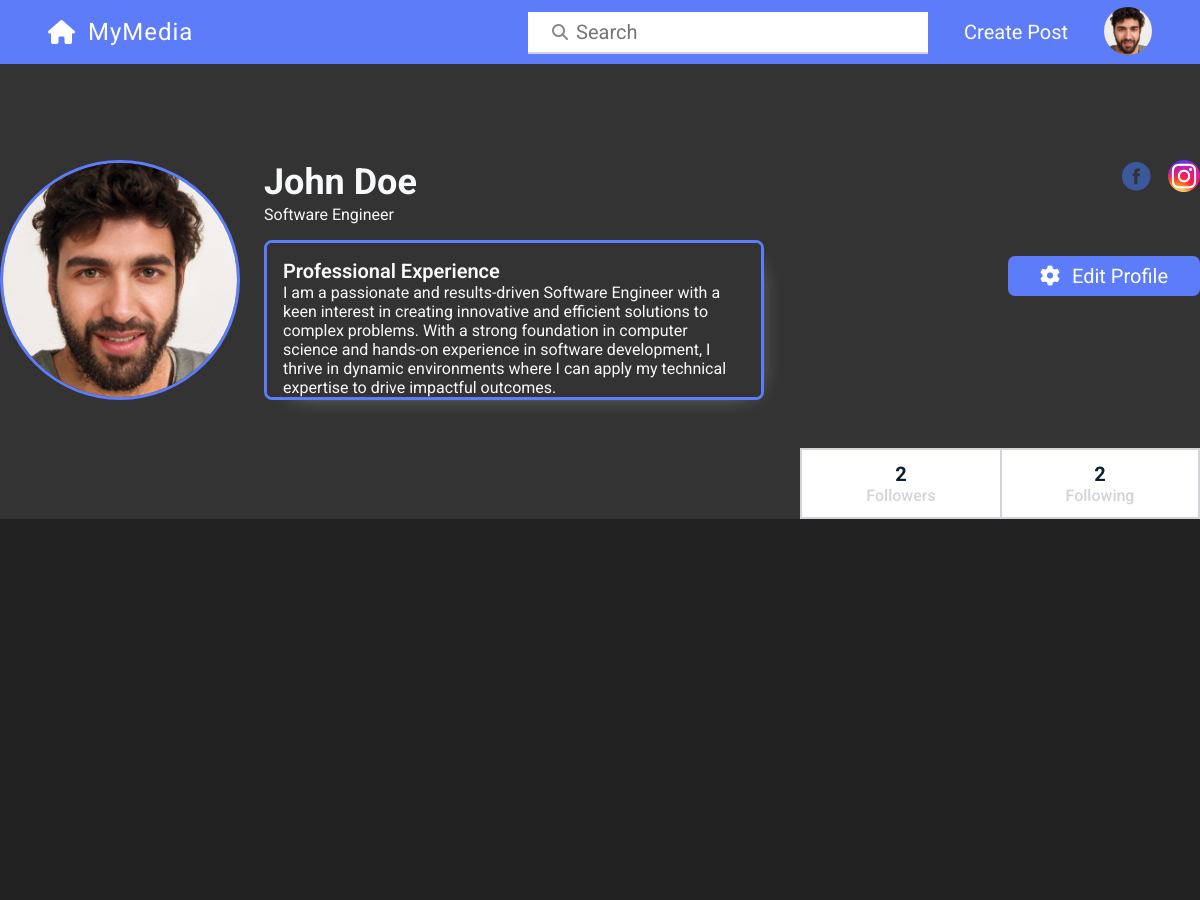
Before: /php/views/userProfile.php?userID=1 (signed in, upper part) with the older database file.
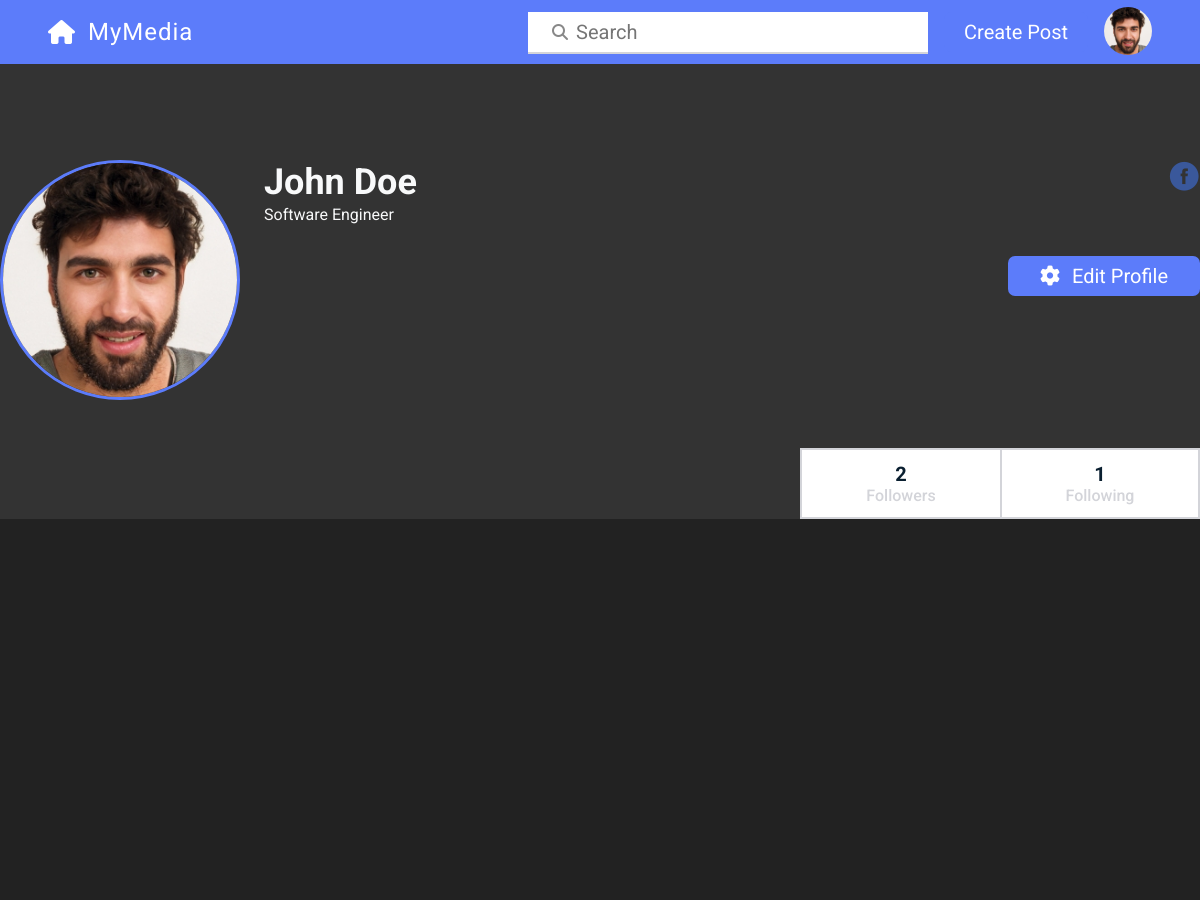
After: the same page with the newer database file.
### tables this page shows
CREATE TABLE `users` (
  `id` int(10) UNSIGNED NOT NULL,
  `name` varchar(255) NOT NULL,
  `surname` varchar(255) NOT NULL,
  `username` varchar(255) NOT NULL,
  `email` varchar(255) NOT NULL,
  `job` varchar(255) NOT NULL,
  `bio` text NOT NULL,
  `password` varchar(255) DEFAULT NULL
);

### php/models/Model.php (called while the page is built, shortened)
<?php
class Model {
    private $host = "localhost";
    private $dbname = "socialmediaapp";
    private $username = "root";
    private $password = "";
    protected $conn;
    protected function __construct() {
        try {
            $this->conn = new PDO("mysql:host=$this->host;dbname=$this->dbname;charset=utf8mb4", $this->username, $this->password);
            $this->conn->setAttribute(PDO::ATTR_ERRMODE, PDO::ERRMODE_EXCEPTION);
        } catch (PDOException $e) {
            echo "Connection failed: " . $e->getMessage();
            die();
        }
    }
    protected function prepareQuery($query)
    {
       return $this->conn->prepare($query);
    }
}
?>

### php/models/UserModel.php (called while the page is built, shortened)
<?php
require_once "Model.php";
class UserModel extends Model {
    public function getAllUserDataById($userID)
    {
        $query = "SELECT name,surname,username,email,job,bio,twitterLink,instagramLink,facebookLink,linkedinLink FROM users LEFT OUTER JOIN sociallinks on users.id=sociallinks.user_id WHERE users.id = :userID";
        $stmt = $this->prepareQuery($query);
        $stmt->bindParam(":userID",$userID);
        $stmt->execute();
        $row = $stmt->fetch(PDO::FETCH_ASSOC);
        $data[]=array(
            'name'=>$row['name'],
            'surname'=>$row['surname'],
            'username'=>$row['username'],
            'email'=>$row['email'],
            'job'=>$row['job'],
            'bio'=>$row['bio'],
            'twitter'=>$row['twitterLink'],
            'facebook'=>$row['facebookLink'],
            'instagram'=>$row['instagramLink'],
            'linkedin'=>$row['linkedinLink'],
        );
        return $data;
    }
    public function getUserFollowersAndFollowingCount($userID){
        $query = "
            SELECT
                SUM(CASE WHEN follower_id = :userID THEN 1 ELSE 0 END) AS following_count,
                SUM(CASE WHEN following_id = :userID THEN 1 ELSE 0 END) AS followers_count
            FROM follows
            WHERE follower_id = :userID OR following_id = :userID
        ";
        $stmt = $this->prepareQuery($query);
        $stmt->bindParam(":userID", $userID);
        $stmt->execute();
        $row = $stmt->fetch(PDO::FETCH_ASSOC);
        return [
            'followers_count' => $row['followers_count'],
            'following_count' => $row['following_count'],
        ];
    }
}
?>

### php/views/userProfile.php (the view, shortened to what the changed rows need)
<!DOCTYPE html>
<html lang="en">
<head>
    <link rel="stylesheet" href="../../styles/main.css">
    <link rel="stylesheet" href="../../styles/userProfile.css">
</head>
<body data-theme='dark'>
    <?php
    include "../models/UserModel.php";
    $userID = isset($_GET['userID']) ? $_GET['userID'] : -1;
    $userModel = new UserModel();
    $userData = $userModel->getAllUserDataById($userID);
    if ($userData[0]) {
        $name = $userData[0]['name'];
        $surname = $userData[0]['surname'];
        $job = $userData[0]['job'];
        $bio =$userData[0]['bio'];
        $instagramLink = $userData[0]['instagram'];
        $followsData = $userModel->getUserFollowersAndFollowingCount($userID);
        $followingCount= $followsData['following_count'];
    } else {
        header('Location: 404.php');
    }
    ?>
    <header class="userProfile__section--gray">
    <?php
    require "../includes/navbar.php" ;
    ?>
        <div class="userProfile__header container">
            <div class="userProfile__header__info">
                <div>
                    <h1 class="userProfile__name"><?= $name." ".$surname?></h1>
                    <h2 class="userProfile__occupation"><?= $job?></h2>
                    <p class="userProfile__description <?=$bio==''?'hidden':''?>">
                        <span>Professional Experience</span></br>
                        <?=$bio?>
                    </p>
                </div>
            </div>
            <div class="userProfile__header__socials">
                <ul class="userProfile__socials__container">
                    <?=
                        isset($instagramLink)&&$instagramLink!=NULL?'
                        <li>
                            <a href="'.$instagramLink.'" target="_blank">
                                <img src="../../images/icons/instagramIcon.webp" alt="Instagram Logo" class="userProfile__socials__image"/>
                            </a>
                        </li>':'';
                    ?>
                </ul>
            </div>
        </div>
        <div class="followers__container container">
            <div class="followers__element <?=$currentUserID==$userID?'followers__element__rightBorder':''?>">
                <h4><?=$followingCount?></h4>
                <p>Following</p>
            </div>
        </div>
    </header>
        <?php include "../includes/postContainer.php";
        ?>
</body>
</html>

Changed rows visible on the page:
changed users "John": bio "I am a passionate and results-driven Software Engineer with a keen interest in creating innovative and efficient solutions to complex problems. With a strong foundation in computer science and hands-on experience in software development, I thrive in dynamic environments where I can apply my technical expertise to drive impactful outcomes." → (not shown)
Other visible differences:
$followingCount: "2" → "1"
text no longer shown: "Professional Experience"
